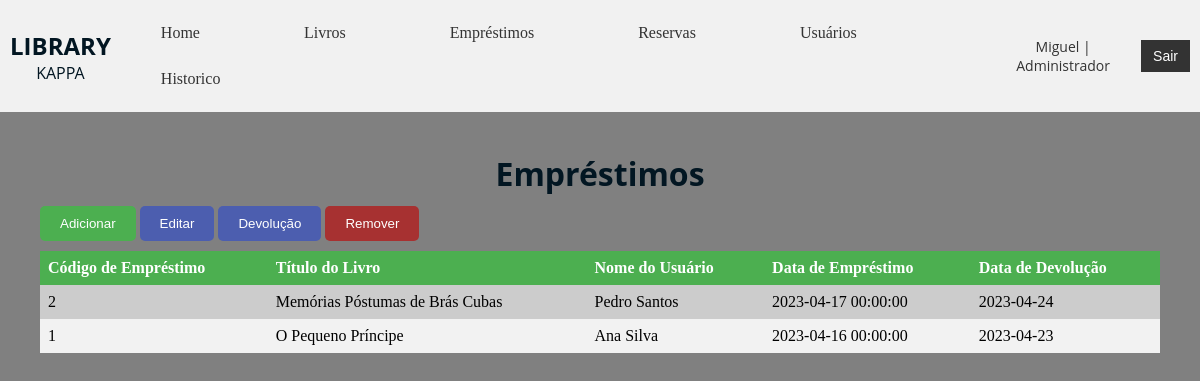
The app's page /views/emprestimos.php (signed in) with its own data.
### tables this page shows
CREATE TABLE emprestimos (
	id_emprestimo INT AUTO_INCREMENT PRIMARY KEY,
	id_livro INT,
	id_usuario INT,
	data_emprestimo TIMESTAMP DEFAULT CURRENT_TIMESTAMP,
	data_devolucao DATE,
	FOREIGN KEY (id_livro) REFERENCES livros(id_livro) ON DELETE CASCADE,
	FOREIGN KEY (id_usuario) REFERENCES usuarios(id_usuario) ON DELETE CASCADE
);

CREATE TABLE livros (
	id_livro INT AUTO_INCREMENT PRIMARY KEY,
	titulo VARCHAR(120) NOT NULL,
	autor VARCHAR(120) NOT NULL,
	editora VARCHAR(120) NOT NULL,
	ano_publicacao INT,
	categoria VARCHAR(120),
	disponivel BOOLEAN DEFAULT true
);

CREATE TABLE usuarios (
id_usuario INT AUTO_INCREMENT PRIMARY KEY,
	nome VARCHAR(120) NOT NULL,
	email VARCHAR(120) NOT NULL,
	matricula INT(6) NOT NULL,
	telefone VARCHAR(11) CHECK (telefone REGEXP '^[0-9]{10,11}$'),
	endereco VARCHAR(120),
	nivel VARCHAR(50) NOT NULL,
	senha VARCHAR(120) NOT NULL CHECK (LENGTH(senha) >= 6)
);

### views/emprestimos.php (the view, shortened to what this page needs)
<?php
require_once("../models/conexao.php");
$query = $pdo->query("SELECT emp.id_emprestimo, liv.titulo, usr.nome, emp.data_emprestimo, emp.data_devolucao FROM emprestimos emp JOIN livros liv ON emp.id_livro = liv.id_livro JOIN usuarios usr ON emp.id_usuario = usr.id_usuario ORDER BY emp.data_emprestimo DESC");
$res = $query->fetchALL(PDO::FETCH_ASSOC);
?>
<!DOCTYPE html>
<html lang="pt-br">
    <head>
        <link rel="stylesheet" type="text/css" href="../public/style.css" />
        <link rel="stylesheet" type="text/css" href="../public/tabela.css" />
        <link rel="stylesheet" type="text/css" href="../public/popup.css" />
    </head>
    <body>
        <nav>
            <div class="logo">
                <h1>LIBRARY</h1>
                <p>KAPPA</p>
            </div>
            <ul class="navbar">
                <li><a href="home.php">Home</a></li>
                <li><a href="livros.php">Livros</a></li>
                <li><a href="emprestimos.php">Empréstimos</a></li>
                <li><a href="reservas.php">Reservas</a></li>
                <li><a href="usuarios.php">Usuários</a></li>
                <li><a href="historico.php">Historico</a></li>
            </ul>
            <div class="user-info">
                <p><?php echo $_SESSION['nome'].' | '.$_SESSION['nivel'];?></p>
                <button onclick="sair()">Sair</a></button>
            </div>
        </nav>
        <div class="table-container">
            <h1 id="titulo">Empréstimos</h1>
            <button class="add-button" onclick="abrirForm('add-overlay')">Adicionar</button>
            <button class="edit-button" onclick="abrirForm('edit-overlay')">Editar</button>
            <button class="devolucao-button" onclick="abrirForm('devolucao-overlay')">Devolução</button>
            <button class="remove-button" onclick="abrirForm('remove-overlay')">Remover</button>
            <table id="tabela-paginacao">
                <thead>
                    <tr>
                        <th>Código de Empréstimo</th>
                        <th>Título do Livro</th>
                        <th>Nome do Usuário</th>
                        <th>Data de Empréstimo</th>
                        <th>Data de Devolução</th>
                    </tr>
                </thead>
                <tbody>
                    <?php foreach ($res as $emprestimos): ?>
                        <tr>
                            <td><?php echo $emprestimos['id_emprestimo']; ?></td>
                            <td><?php echo $emprestimos['titulo']; ?></td>
                            <td><?php echo $emprestimos['nome']; ?></td>
                            <td><?php echo $emprestimos['data_emprestimo']; ?></td>
                            <td><?php echo $emprestimos['data_devolucao']; ?></td>
                        </tr>
                    <?php endforeach; ?>
            </table>
        </div>
    </body>
</html>

### public/style.css (style rules this page uses)
body { background-color: gray; margin: 0; padding: 0; }
.logo, h1, p { padding: 0; margin: 0; font-family: 'Open Sans'; color: #021622; text-align: center; }
nav { display: flex; align-items: center; justify-content: space-between; padding: 10px; background-color: #f1f1f1; }
ul.navbar { list-style-type: none; margin: 0; padding: 0; overflow: hidden; background-color: #f1f1f1; }
ul.navbar li { display: inline-block; }
ul.navbar li a { display: block; color: #333; text-align: center; padding: 14px 50px; text-decoration: none; }
.user-info { display: flex; align-items: center; }
.user-info p { margin-right: 10px; font-size: 14px; color: #333; }
.user-info button { padding: 8px 12px; background-color: #333; border: none; color: #fff; font-size: 14px; cursor: pointer; }
.add-button, .edit-button, .devolucao-button, .retirado-button, .remove-button, #paginacao button { color: #fff; padding: 10px 20px; border: none; border-radius: 5px; cursor: pointer; margin-top: 1%; margin-bottom: 10px; }
.add-button { background-color: #4CAF50; }
.edit-button, .devolucao-button, .retirado-button { background-color: #4c5eaf; }
.remove-button { background-color: #a73131; }

### public/tabela.css (style rules this page uses)
.table-container { padding: 20px; margin: 20px; }
table { border-collapse: collapse; width: 100%; }
th, td { text-align: left; padding: 8px; }
th { background-color: #4CAF50; color: white; }
tr:nth-child(even) { background-color: #f2f2f2; }
tr:nth-child(odd) { background-color: #cccccc; }

### records on screen
emprestimos: id_emprestimo "2", id_livro.titulo "Memórias Póstumas de Brás Cubas", id_usuario.nome "Pedro Santos", data_emprestimo "2023-04-17 00:00:00", data_devolucao "2023-04-24"
emprestimos: id_emprestimo "1", id_livro.titulo "O Pequeno Príncipe", id_usuario.nome "Ana Silva", data_emprestimo "2023-04-16 00:00:00", data_devolucao "2023-04-23"

### other values on screen
$_SESSION['nome'] "Miguel"
$_SESSION['nivel'] "Administrador"
